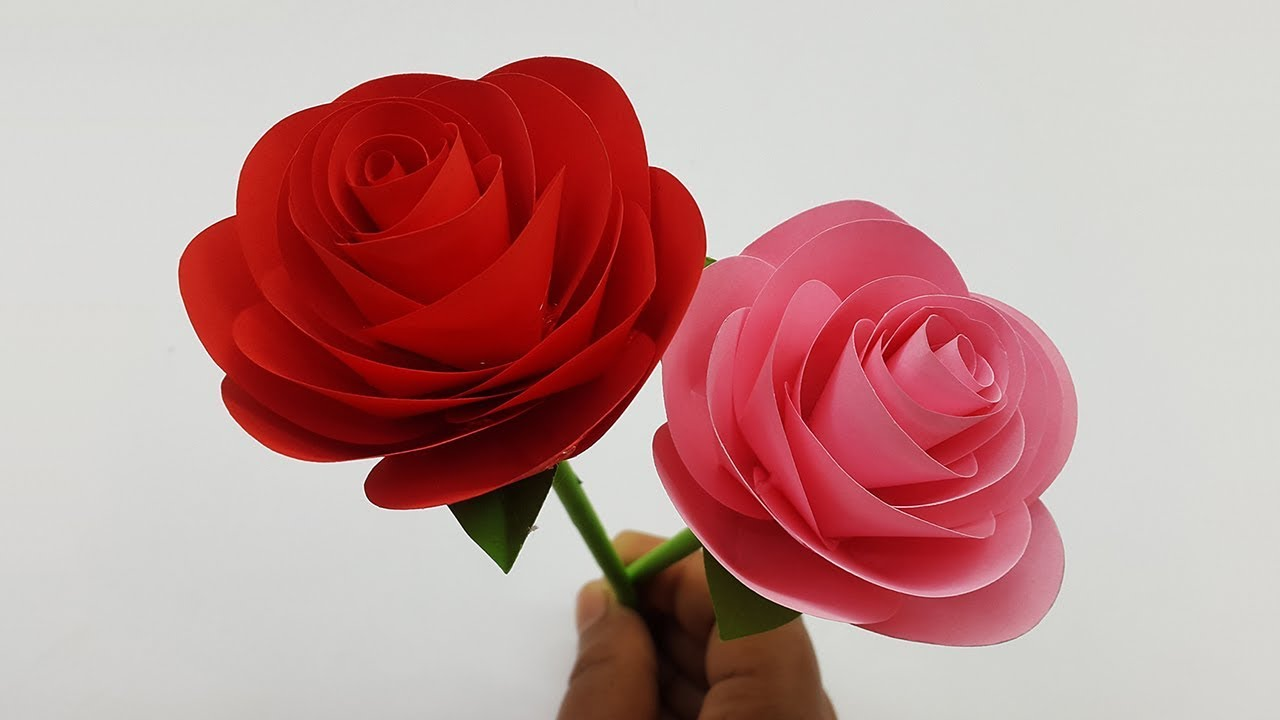
#> input picture CSE4182 - Digital Image Processing/assignment 11/rose.jpg, 1280 x 720 px
$ jupyter execute fast_fourier_transformation.ipynb
#> lines starting #> are read from the running program, lines starting #| are printed output that depends on the picture; after the words box and inside, x2 and y2 are one past the last pixel; in counts of white or black regions, pixels touching at a corner belong together
[cell 1]
import numpy as np
import matplotlib.pyplot as plt
import cv2

[cell 2]
img = plt.imread('rose.jpg')
#> img is the input picture: shape (720, 1280, 3); mean R, G, B 191, 146.7, 145.8
plt.imshow(img)

[cell 3]
src_img = cv2.cvtColor(img,cv2.COLOR_RGB2GRAY)
fftImg = np.fft.fft2(src_img)
centerImg = np.fft.fftshift(fftImg)
fftImgLog =  100 * np.log(abs(fftImg))
centerImgLog = 100 * np.log(abs(centerImg))
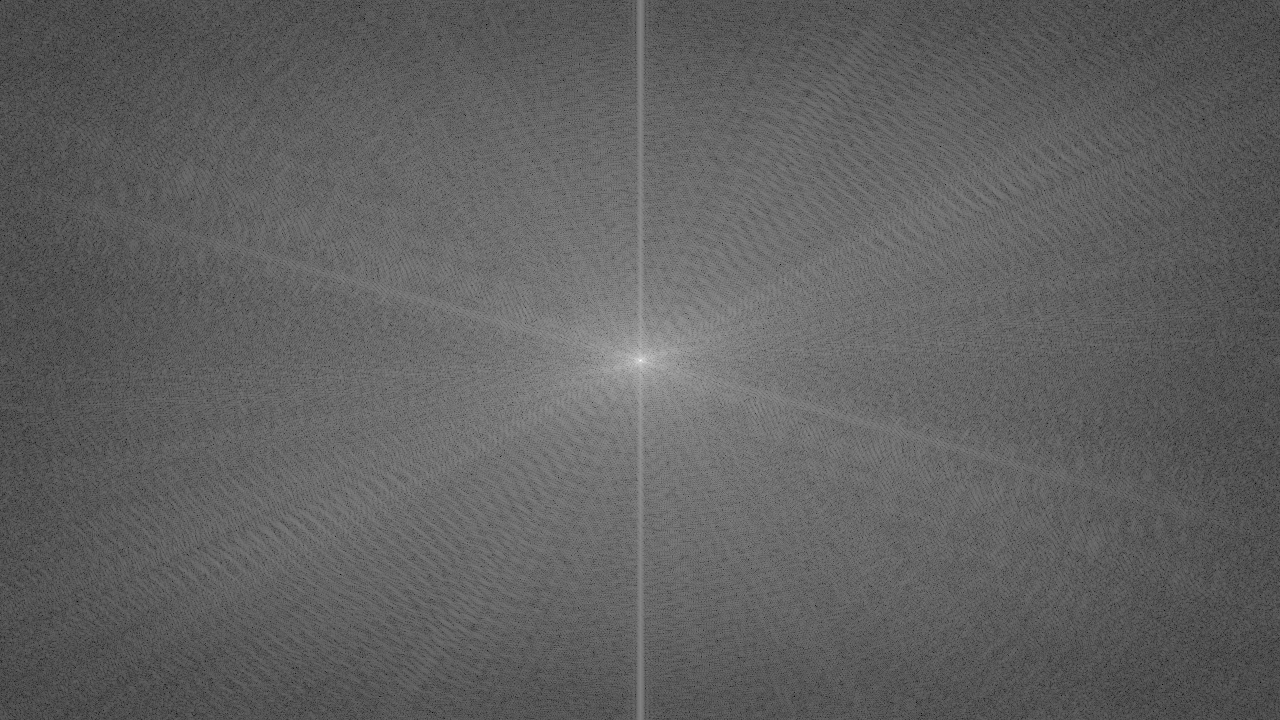
#> centerImgLog: shape (720, 1280) float64; min 150.7, max 1880.8, mean 808.5; drawn with min black and max white

[cell 4]
plt.imshow(fftImgLog,cmap='gray')

[cell 5]
plt.imshow(centerImgLog,cmap='gray')

[cell 6]
r,c = centerImgLog.shape
#> r = 720; c = 1280
ox,oy = r//2,c//2
#> ox = 360; oy = 640

[cell 7]
def show_transformation(gray,kernel,filtered,img_name):
    plt.figure(figsize=(30,20))
    def plot_it(img,title,ind):
        plt.subplot(1,3,ind)
        plt.imshow(img,cmap='gray')
        plt.title(title)

    plot_it(gray,'gray',1)
    plot_it(kernel,'kernel',2)
    plot_it(filtered,'After filter',3)
    plt.savefig(img_name,bbox_inches='tight')
    plt.show()

[cell 8]
filter1 = np.zeros((r,c),np.uint8)
filter1= cv2.rectangle(filter1,(oy-50,ox-50),(oy+50,ox+50),(255,255,255),-1)
filter1fft = np.fft.fft2(filter1)
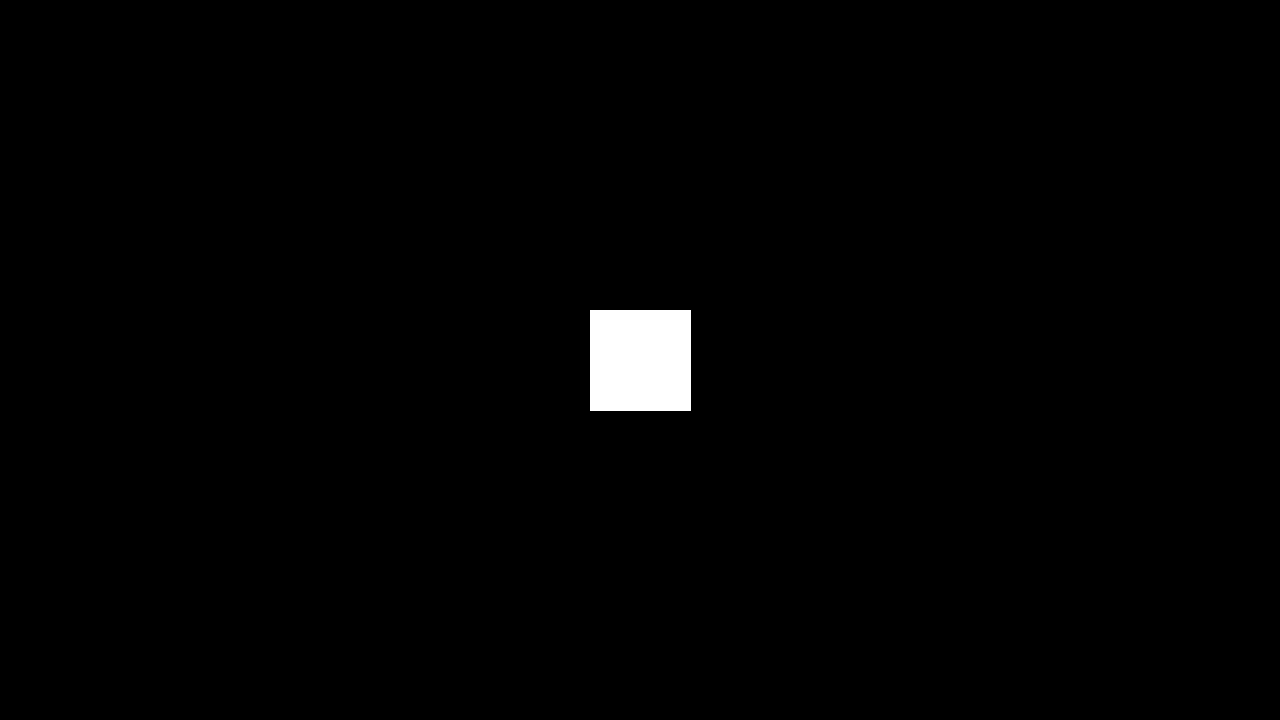
#> filter1: shape (720, 1280); 1.1% white; 1 white region, box (x1, y1, x2, y2) and area: (590, 310, 691, 411) 10201
centerdfilter = np.fft.fftshift(filter1fft)
filterfft = 100 * np.log(np.abs(centerdfilter))

[cell 9]
imageBack1 = centerImg * filterfft
filterImg1 = np.abs(np.fft.ifft2(imageBack1))
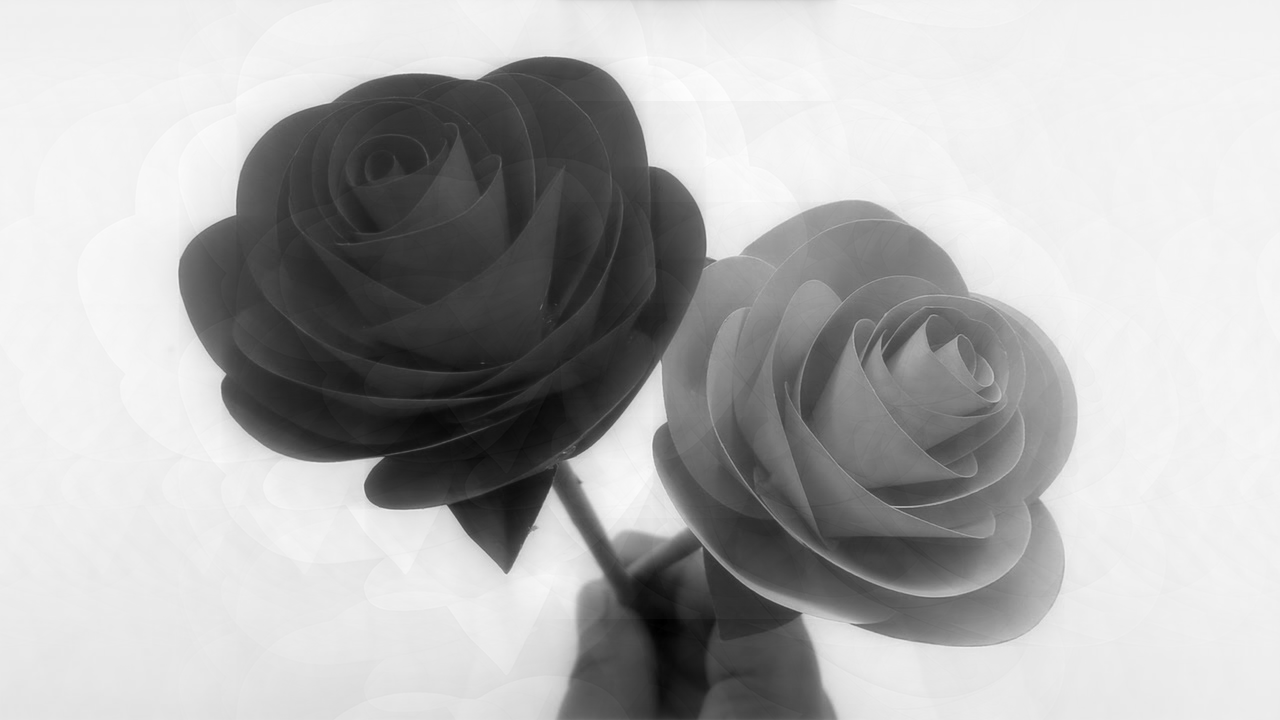
#> filterImg1: shape (720, 1280) float64; min 2647.6, max 337118.3, mean 236123.6; drawn with min black and max white
plt.imshow(filterImg1,cmap='gray')

show_transformation(src_img,filter1,filterImg1,'kernel1_transform.jpg')

[cell 10]
filter1 = np.zeros((r,c),np.uint8)
filter1= cv2.rectangle(filter1,(oy-50,ox-50),(oy+50,ox+50),(255,255,255),-1)
imageBack1 = centerImg * filter1
filterImg1 = np.abs(np.fft.ifft2(imageBack1))
plt.imshow(filterImg1,cmap='gray')

show_transformation(src_img,filter1,filterImg1,'kernel1_transform.jpg')

[cell 11]
filter2 = np.zeros((r,c),np.uint8)
filter2 = cv2.circle(filter2,(oy,ox),70,(255,255,255),-1)
imageBack2 = centerImg * filter2
filterImg2 = np.abs(np.fft.ifft2(imageBack2))
show_transformation(src_img,filter2,filterImg2,'kernel2_transform.jpg')
#> in show_transformation (call 3), `plot_it(kernel,'kernel',2)`: kernel: shape (720, 1280); 1.7% white; 1 white region, box (x1, y1, x2, y2) and area: (570, 290, 711, 431) 15373

[cell 12]
filter3 = np.zeros((r,c),np.uint8)
filter3[:oy,:] = 1
imageBack3 = centerImg * filter3
filterImg3 = np.abs(np.fft.ifft2(imageBack3))

show_transformation(src_img,filter3,filterImg3,'kernel3_transform.jpg')
#> in show_transformation (call 4), `plot_it(kernel,'kernel',2)`: kernel: shape (720, 1280); values 0 (black) and 1 (white), 88.9% white; 1 black region, box (x1, y1, x2, y2) and area: (0, 640, 1280, 720) 102400

[cell 13]
filter4 = np.zeros((r,c),np.uint8)
filter4[:ox+30,:oy+90] = 1
imageBack4 = centerImg * filter4
filterImg4 = np.abs(np.fft.ifft2(imageBack4))
show_transformation(src_img,filter4,filterImg4,'kernel4_transform.jpg')
#> in show_transformation (call 5), `plot_it(kernel,'kernel',2)`:
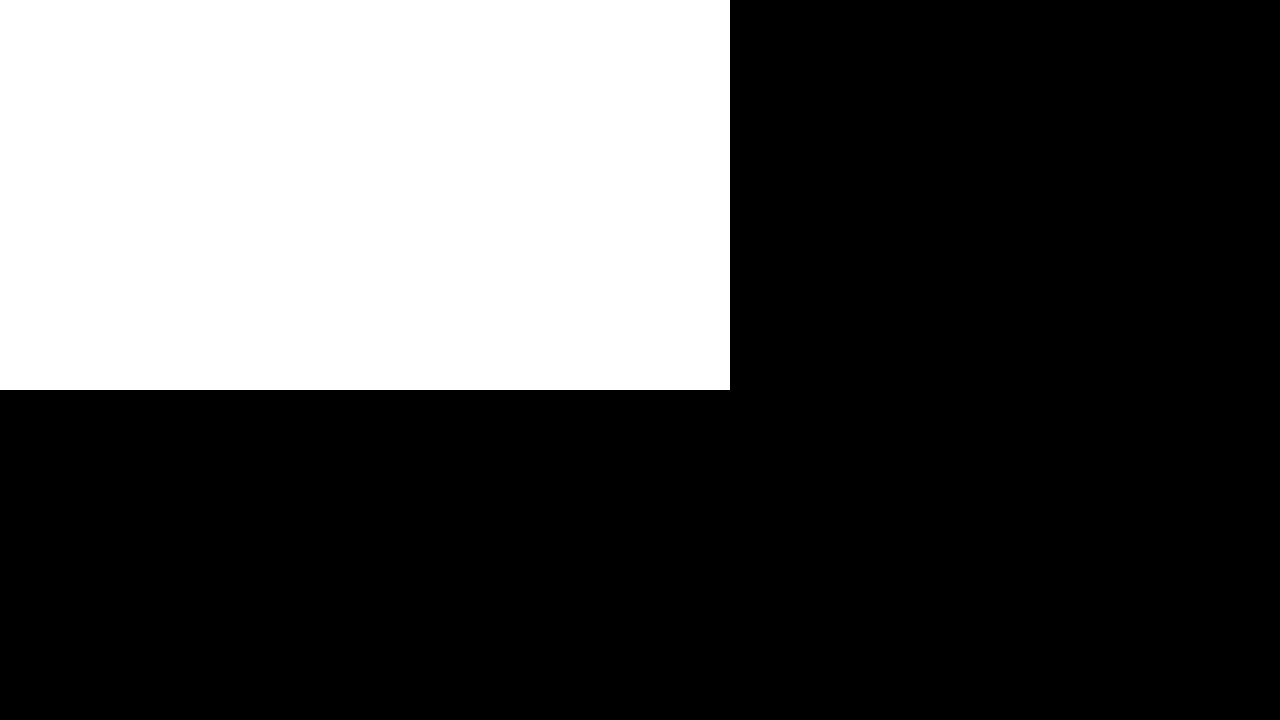
#> kernel: shape (720, 1280); values 0 (black) and 1 (white), 30.9% white; 1 white region, box (x1, y1, x2, y2) and area: (0, 0, 730, 390) 284700

[cell 14]
img_set = [src_img,fftImgLog,centerImgLog,filter1,filterImg1,filter2,filterImg2,
                filter3,filterImg3,filter4,filterImg4]
title_set = ['Source Image','FFT Image Log','Center Image Log',
                    'Filter1','Filter1 Image','Filter2','FilterImage2',
                        'Filter3','FilterImg3','Filter4','FilterImg4']

[cell 15]
def plot_img(img_set , title_set):
    n = len(img_set)
#> n = 11
    r,c = (4,3)
    plt.figure(figsize=(20,20))
    for i in range(n):
        plt.subplot(r,c,i+1)
        plt.imshow(img_set[i],cmap='gray')
        plt.title(title_set[i])

    plt.savefig('OutputFFT.png')
    plt.show()
